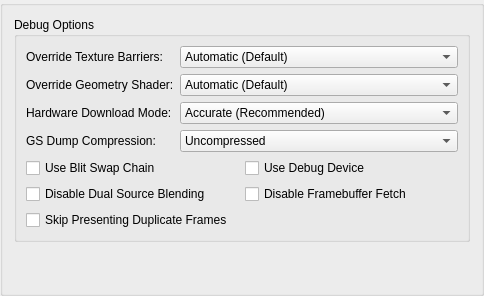
     <widget class="QGroupBox" name="advancedTab">
      <attribute name="title">
       <string>Advanced</string>
      </attribute>
      <layout class="QVBoxLayout" name="verticalLayout_2">
       <item>
        <widget class="QGroupBox" name="groupBox_2">
         <property name="title">
          <string>Debug Options</string>
         </property>
         <layout class="QFormLayout" name="advancedDebugFormLayout">
          <item row="0" column="0">
           <widget class="QLabel" name="label_19">
            <property name="text">
             <string>Override Texture Barriers:</string>
            </property>
           </widget>
          </item>
          <item row="0" column="1">
           <widget class="QComboBox" name="overrideTextureBarriers">
            <item>
             <property name="text">
              <string>Automatic (Default)</string>
             </property>
            </item>
            <item>
             <property name="text">
              <string>Force Disabled</string>
             </property>
            </item>
            <item>
             <property name="text">
              <string>Force Enabled</string>
             </property>
            </item>
           </widget>
          </item>
          <item row="1" column="0">
           <widget class="QLabel" name="label_30">
            <property name="text">
             <string>Override Geometry Shader:</string>
            </property>
           </widget>
          </item>
          <item row="1" column="1">
           <widget class="QComboBox" name="overrideGeometryShader">
            <item>
             <property name="text">
              <string>Automatic (Default)</string>
             </property>
            </item>
            <item>
             <property name="text">
              <string>Force Disabled</string>
             </property>
            </item>
            <item>
             <property name="text">
              <string>Force Enabled</string>
             </property>
            </item>
           </widget>
          </item>
          <item row="5" column="0" colspan="2">
           <layout class="QGridLayout" name="gridLayout_7">
            <item row="2" column="0">
             <widget class="QCheckBox" name="skipPresentingDuplicateFrames">
              <property name="text">
               <string>Skip Presenting Duplicate Frames</string>
              </property>
             </widget>
            </item>
            <item row="0" column="0">
             <widget class="QCheckBox" name="useBlitSwapChain">
              <property name="text">
               <string>Use Blit Swap Chain</string>
              </property>
             </widget>
            </item>
            <item row="1" column="1">
             <widget class="QCheckBox" name="disableFramebufferFetch">
              <property name="text">
               <string>Disable Framebuffer Fetch</string>
              </property>
             </widget>
            </item>
            <item row="0" column="1">
             <widget class="QCheckBox" name="useDebugDevice">
              <property name="text">
               <string>Use Debug Device</string>
              </property>
             </widget>
            </item>
            <item row="1" column="0">
             <widget class="QCheckBox" name="disableDualSource">
              <property name="text">
               <string>Disable Dual Source Blending</string>
              </property>
             </widget>
            </item>
           </layout>
          </item>
          <item row="3" column="0">
           <widget class="QLabel" name="label_34">
            <property name="text">
             <string>GS Dump Compression:</string>
            </property>
           </widget>
          </item>
          <item row="3" column="1">
           <widget class="QComboBox" name="gsDumpCompression">
            <item>
             <property name="text">
              <string>Uncompressed</string>
             </property>
            </item>
            <item>
             <property name="text">
              <string>LZMA (xz)</string>
             </property>
            </item>
            <item>
             <property name="text">
              <string>Zstandard (zst)</string>
             </property>
            </item>
           </widget>
          </item>
          <item row="2" column="0">
           <widget class="QLabel" name="label_42">
            <property name="text">
             <string>Hardware Download Mode:</string>
            </property>
           </widget>
          </item>
          <item row="2" column="1">
           <widget class="QComboBox" name="gsDownloadMode">
            <item>
             <property name="text">
              <string>Accurate (Recommended)</string>
             </property>
            </item>
            <item>
             <property name="text">
              <string>Disable Readbacks (Synchronize GS Thread)</string>
             </property>
            </item>
            <item>
             <property name="text">
              <string>Unsynchronized (Non-Deterministic)</string>
             </property>
            </item>
            <item>
             <property name="text">
              <string>Disabled (Ignore Transfers)</string>
             </property>
            </item>
           </widget>
          </item>
         </layout>
        </widget>
       </item>
       <item>
        <spacer name="verticalSpacer_2">
         <property name="orientation">
          <enum>Qt::Vertical</enum>
         </property>
         <property name="sizeHint" stdset="0">
          <size>
           <width>20</width>
           <height>40</height>
          </size>
         </property>
        </spacer>
       </item>
      </layout>
     </widget>
